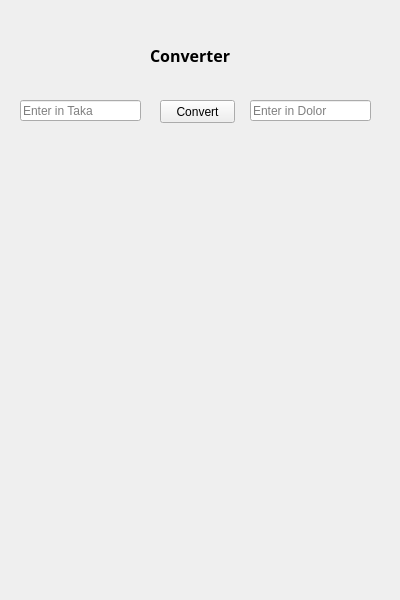
<?xml version="1.0" encoding="UTF-8"?>
<ui version="4.0">
 <class>Form</class>
 <widget class="QWidget" name="Form">
  <property name="geometry">
   <rect>
    <x>0</x>
    <y>0</y>
    <width>400</width>
    <height>600</height>
   </rect>
  </property>
  <property name="maximumSize">
   <size>
    <width>400</width>
    <height>600</height>
   </size>
  </property>
  <property name="windowTitle">
   <string>Converter</string>
  </property>
  <property name="windowIcon">
   <iconset theme="red"/>
  </property>
  <widget class="QPushButton" name="btn_1">
   <property name="geometry">
    <rect>
     <x>160</x>
     <y>100</y>
     <width>75</width>
     <height>23</height>
    </rect>
   </property>
   <property name="text">
    <string>Convert</string>
   </property>
  </widget>
  <widget class="QLineEdit" name="in_taka">
   <property name="geometry">
    <rect>
     <x>20</x>
     <y>100</y>
     <width>121</width>
     <height>21</height>
    </rect>
   </property>
   <property name="placeholderText">
    <string>Enter in Taka</string>
   </property>
  </widget>
  <widget class="QLineEdit" name="in_dolor">
   <property name="geometry">
    <rect>
     <x>250</x>
     <y>100</y>
     <width>121</width>
     <height>21</height>
    </rect>
   </property>
   <property name="placeholderText">
    <string>Enter in Dolor</string>
   </property>
  </widget>
  <widget class="QLabel" name="label">
   <property name="geometry">
    <rect>
     <x>150</x>
     <y>40</y>
     <width>91</width>
     <height>31</height>
    </rect>
   </property>
   <property name="font">
    <font>
     <family>Rubik</family>
     <pointsize>12</pointsize>
     <weight>75</weight>
     <bold>true</bold>
    </font>
   </property>
   <property name="text">
    <string>Converter</string>
   </property>
  </widget>
 </widget>
 <resources>
  <include location="icons.qrc"/>
 </resources>
 <connections/>
</ui>
